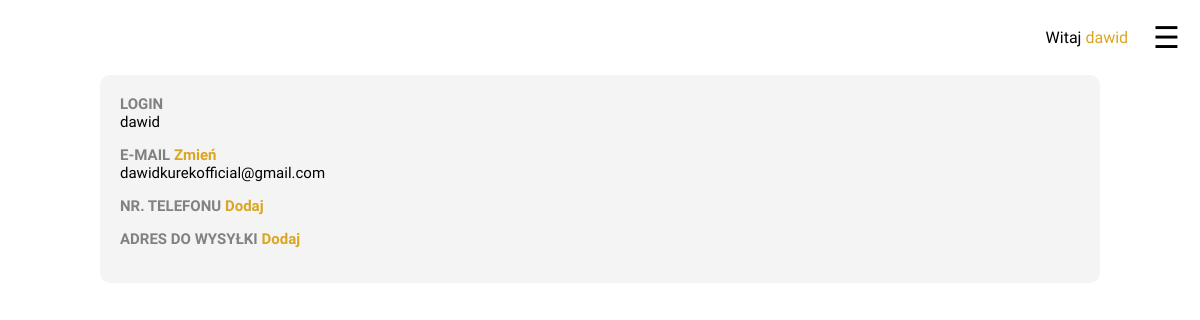
Before: /my-account.php (signed in) with the older database file.
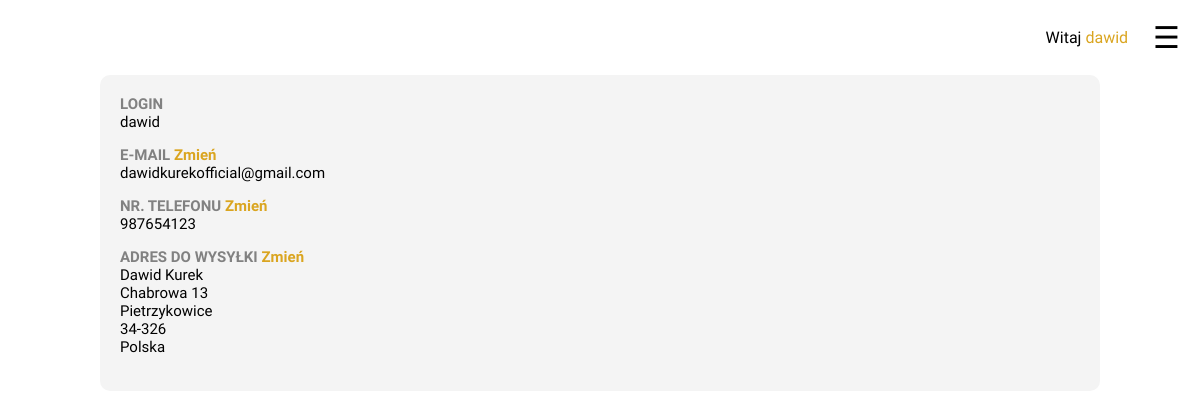
After: the same page with the newer database file.
### tables this page shows
CREATE TABLE `tel_num` (
  `id` int(11) NOT NULL,
  `number` int(11) NOT NULL
);

CREATE TABLE `addresses` (
  `id` int(11) NOT NULL,
  `f_name` text NOT NULL,
  `l_name` text NOT NULL,
  `street` text NOT NULL,
  `house_num` text NOT NULL,
  `city` text NOT NULL,
  `postal-code` text NOT NULL,
  `country` text NOT NULL
);

### my-account.php (the view)
<?php require_once"header.php"; ?>
<body>
<header>
    <?php require_once"nav.php"; ?>
</header>
<body>
    <main>
        <div class="container my-account-container">
            <?php
            require_once"connect.php";
            $query="SELECT * FROM users WHERE id=".$_SESSION['user_id']." ";
            $result=mysqli_query($dbc, $query);
            $row=mysqli_fetch_assoc($result);
            ?>
            <div class="acc-detail-box">
                <h3>LOGIN</h3>
                <p class="acc-detail"><?=$row['username']?></p>
            </div>
            <div class="acc-detail-box">
                <h3>E-MAIL <a class="change-acc-detail" href="change-email.php">Zmień</a></h3>
                <p class="acc-detail"><?=$row['email']?></p>
            </div>
            <div class="acc-detail-box">
                <h3>NR. TELEFONU
                <?php
                    $query="SELECT * FROM tel_num WHERE id=".$_SESSION['user_id']." ";
                    $result=mysqli_query($dbc, $query);
                    $row=mysqli_fetch_assoc($result);
                    if(mysqli_num_rows($result)==0){
                        echo'<a class="change-acc-detail" href="change-tel-num.php">Dodaj</a>';
                    }else{
                        echo'<a class="change-acc-detail" href="change-tel-num.php?number='.$row['number'].' ">Zmień</a>';
                    }
                ?>
                </h3>
                <p class="acc-detail"><?=@$row['number']?></p>
            </div>
            <div class="acc-detail-box">
                <h3>ADRES DO WYSYŁKI
                    <?php
                    $query="SELECT * FROM addresses WHERE id=".$_SESSION['user_id']." ";
                    $result=mysqli_query($dbc, $query);
                    if(mysqli_num_rows($result)==0){
                        echo'<a class="change-acc-detail" href="add-address.php">Dodaj</a>';
                    }else{
                        echo'<a class="change-acc-detail" href="change-address.php">Zmień</a>';
                        $row=mysqli_fetch_assoc($result);
                        $f_name=$row['f_name'];
                        $l_name=$row['l_name'];
                        $street=$row['street'];
                        $house_num=$row['house_num'];
                        $city=$row['city'];
                        $postal_code=$row['postal-code'];
                        $country=$row['country'];
                    }
                    ?>
                </h3>
                <p class="acc-detail"><?=@$f_name.' '.@$l_name?></p>
                <p class="acc-detail"><?=@$street.' '.@$house_num?></p>
                <p class="acc-detail"><?=@$city?></p>
                <p class="acc-detail"><?=@$postal_code?></p>
                <p class="acc-detail"><?=@$country?></p>
            </div>
        </div>
    </main>
</body>
</html>

Changed rows visible on the page:
added tel_num: number "987654123"
added addresses: f_name "Dawid", l_name "Kurek", street "Chabrowa", house_num "13", city "Pietrzykowice", value "34-326", country "Polska"
Other visible differences:
text no longer shown: "Dodaj Dodaj"
text now shown: "Zmień Zmień"
